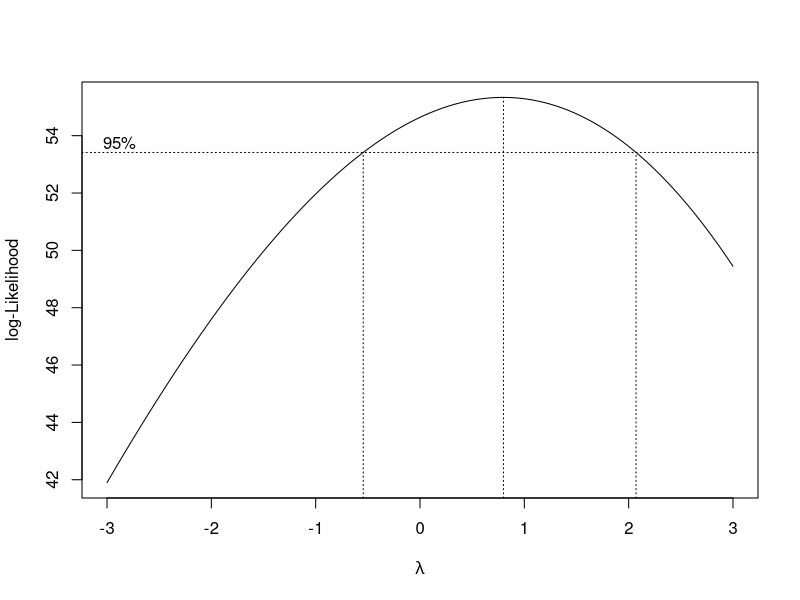
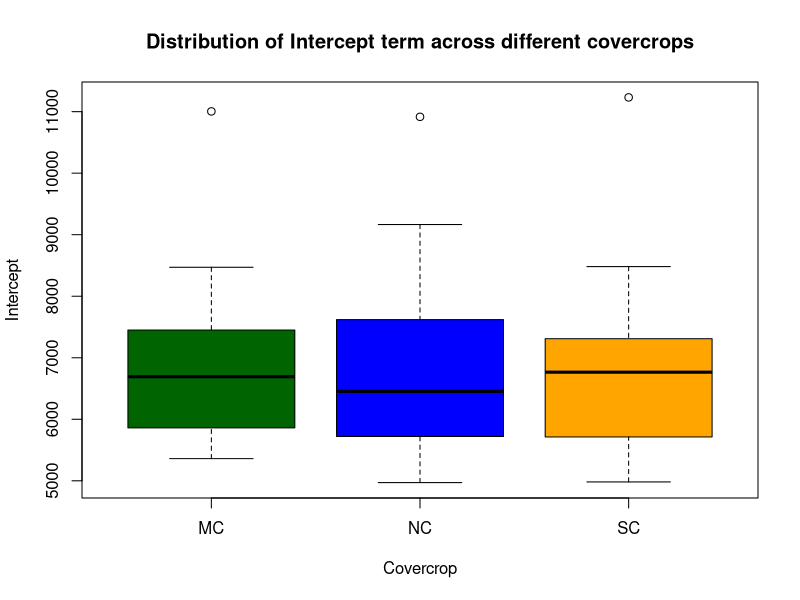
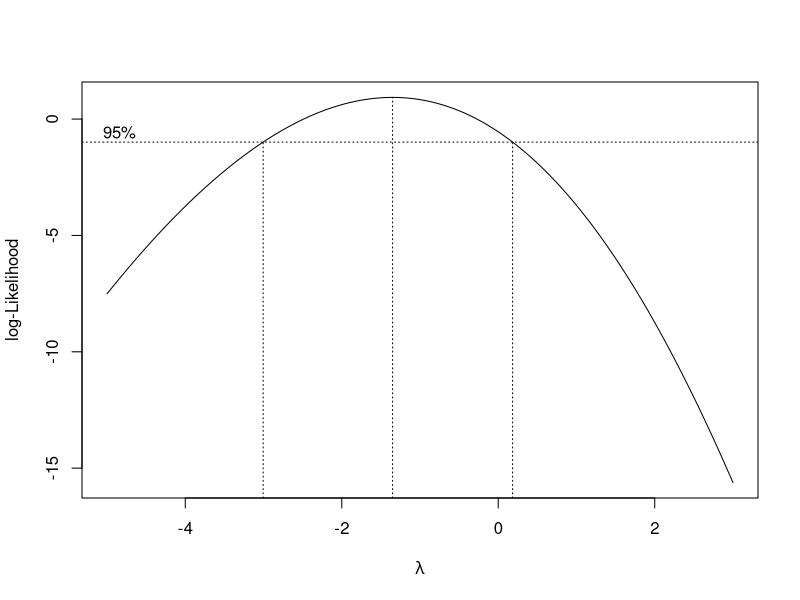

Generate these figures, in order, with R:
rm(list = ls())
library(lme4)
library(MASS)
df <- read.csv('../QP_fit_data.csv', header = TRUE)
dim(df)
head(df)
df$YEAR <- as.factor(df$YEAR)
df$SITE <- as.factor(df$SITE)
df$COVERCROP <- as.factor(df$COVERCROP)
str(df)


# fixed: cover crop; random: year:site
m0 <- lmer(a ~ COVERCROP + (1|YEAR:SITE),
           data = df)
summary(m0)
boxcox(a ~ COVERCROP + SITE*YEAR,
       data = df, lambda = seq(-3,3,0.01)) # Needs no transformation
car::Anova(m0, test = 'F')
fixef(m0)

plot(a~COVERCROP, data = df,
     main = 'Distribution of Intercept term across different covercrops',
     xlab = 'Covercrop', ylab = 'Intercept',
     col = c('darkgreen', 'blue', 'orange'))


# fixed: cover crop + site; random: year
m1 <- lmer(a ~ COVERCROP + SITE + (1|YEAR),
           data = df)
summary(m1)
car::Anova(m1, test = 'F')
boxcox(a ~ COVERCROP + SITE + YEAR,
       data = df, lambda = seq(-5,3,0.01)) # Needs inverse transformation
m1_trans <-  lmer(1/a ~ COVERCROP + SITE + (1|YEAR),
                  data = df)
summary(m1_trans)
car::Anova(m1_trans, test = 'F')
fixef(m1_trans)
